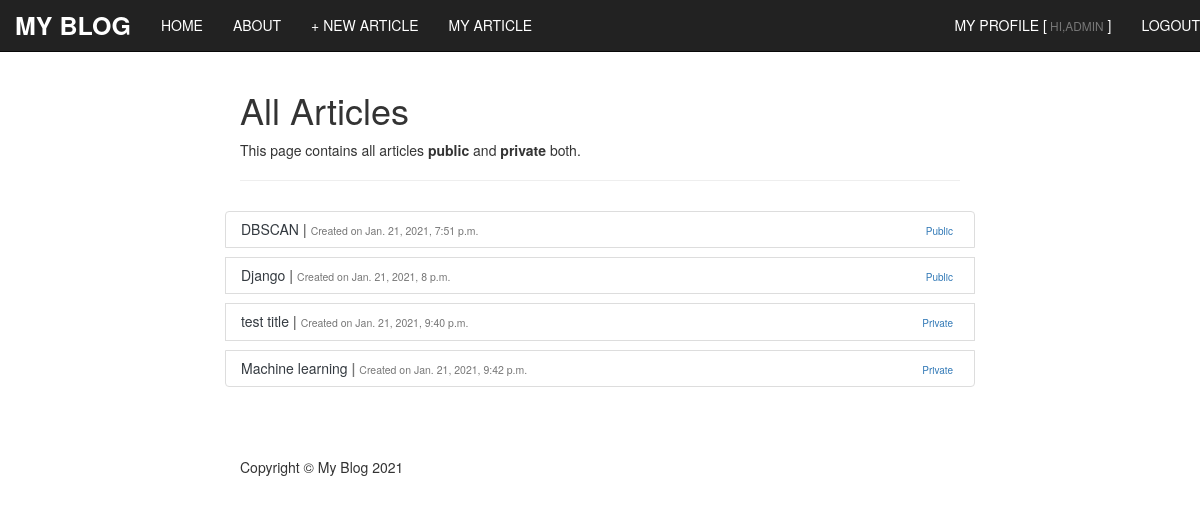
Before: /article/drafts/ (signed in) with the older database file.
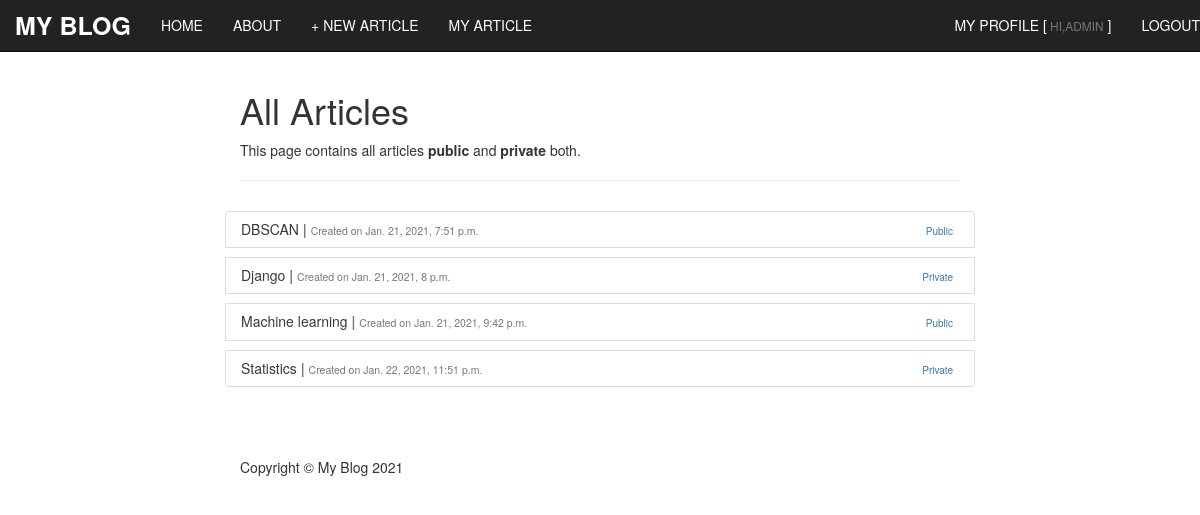
After: the same page with the newer database file.
### articles/models.py (models this page shows, shortened)
class ArticleModel(models.Model):
    article_writer = models.ForeignKey(get_user_model(), on_delete=models.CASCADE)
    created_date = models.DateTimeField(default=timezone.now)
    published_date = models.DateTimeField(null=True, blank=True)
    title = models.CharField(max_length=255)
    body = models.TextField()

### articles/views.py (the view)
# urls.py: path('article/drafts/', views.DraftArticleView.as_view(), name = 'draft_articles'),
class DraftArticleView(LoginRequiredMixin, ListView):
    login_url = 'login'
    model = ArticleModel
    template_name = 'draft_articles.html'
    context_object_name = 'draft_articles'
    def get_queryset(self):
        return ArticleModel.objects.filter(article_writer=self.request.user).order_by('created_date')

### templates/draft_articles.html
{% extends 'base.html' %}
{% block content %}
<h1>All Articles</h1>
<p>This page contains all articles <b>public</b> and <b>private</b> both.</p>
<hr>
<div class="row list-group ">
    {% for draft_article in draft_articles %}
    <li class="list-group-item text-muted h5">
        <a href="{% url 'detail_article' pk=draft_article.pk %}" style="color: #343a40;">
            {{draft_article.title}}
        </a>
        <b>|</b> <small class="text-muted">Created on {{draft_article.created_date}}</small>
        {% if draft_article.published_date %}
        <a href="{% url 'change_status' pk=draft_article.pk val=0 %}" class="btn btn-secondary btn-sm"
            style="float: right; padding: 1px 5px; font-size: 10px;">
            Public</a>
        {% else %}
        <a href="{% url 'change_status' pk=draft_article.pk val=1 %}" class="btn btn-secondary btn-sm"
            style="float: right; padding: 1px 5px; font-size: 10px;">
            Private</a>
        {% endif %}
    </li>
    {% empty %}
    <p class="lead p-5">No Article have been added yet.</p>
    {% endfor %}
</div>
{% endblock content %}

Changed rows visible on the page:
removed ArticleModel: title "test title", created_date "Jan. 21, 2021, 9:40 p.m.", shows "Private"
changed ArticleModel "Django": published_date "Public" → "Private"
changed ArticleModel "Machine learning": published_date "Private" → "Public"
added ArticleModel: title "Statistics", created_date "Jan. 22, 2021, 11:51 p.m.", shows "Private"
